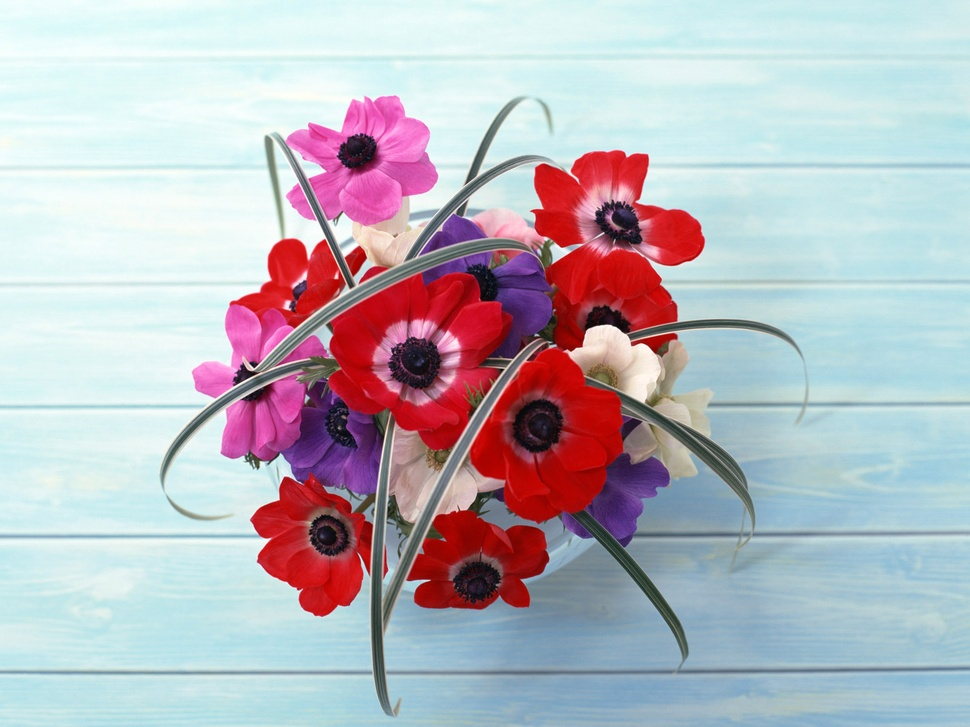
#> input picture Introduccion OpenCV/Imagenes/Flores_1.jpeg, 970 x 727 px, shrunk from 1600 x 1200 before the run, found by its file name
$ python segmentacion.py
#> lines starting #> are read from the running program, lines starting #| are printed output that depends on the picture; after the words box and inside, x2 and y2 are one past the last pixel; in counts of white or black regions, pixels touching at a corner belong together
import numpy as np
import cv2
# Abrir imagen
flores = cv2.imread(r"/home/lolguin/Desktop/OpenCV/Introduccion/Flores_1.jpeg",1)
#> flores is the input picture: shape (727, 970, 3); mean B, G, R 190.4, 182.4, 185.7

# Cambiar imagen a escala de grises
copia = cv2.cvtColor(flores,cv2.COLOR_BGR2GRAY)
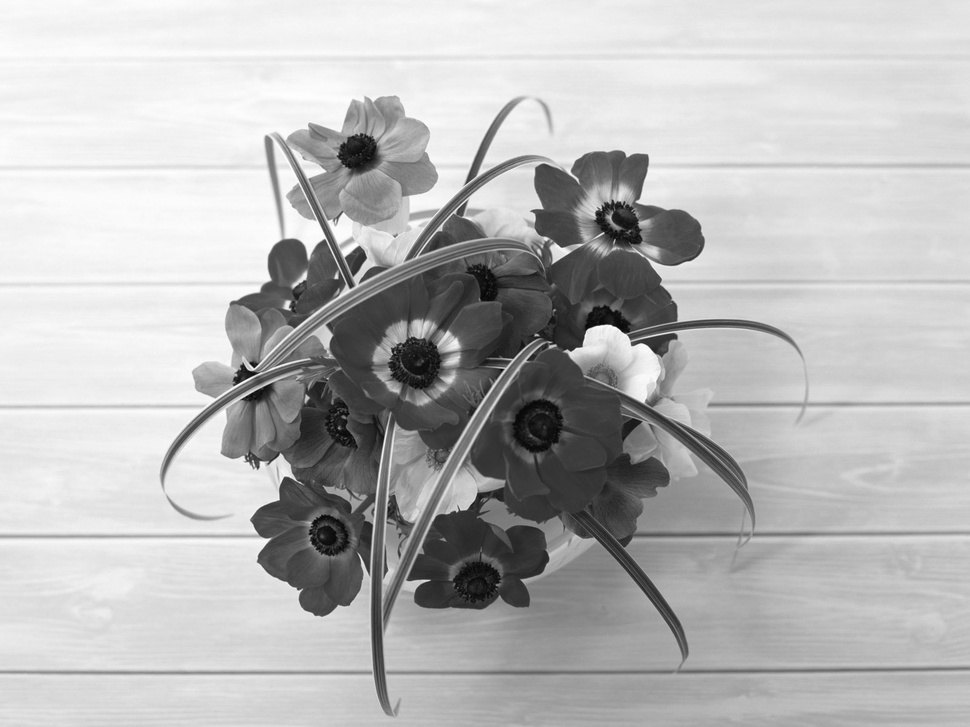
#> copia: shape (727, 970); min 2, max 255, mean 184.3

# Aplicacmos el proceso de umbralizacion
_,umbral = cv2.threshold(copia,200,255,cv2.THRESH_BINARY_INV)
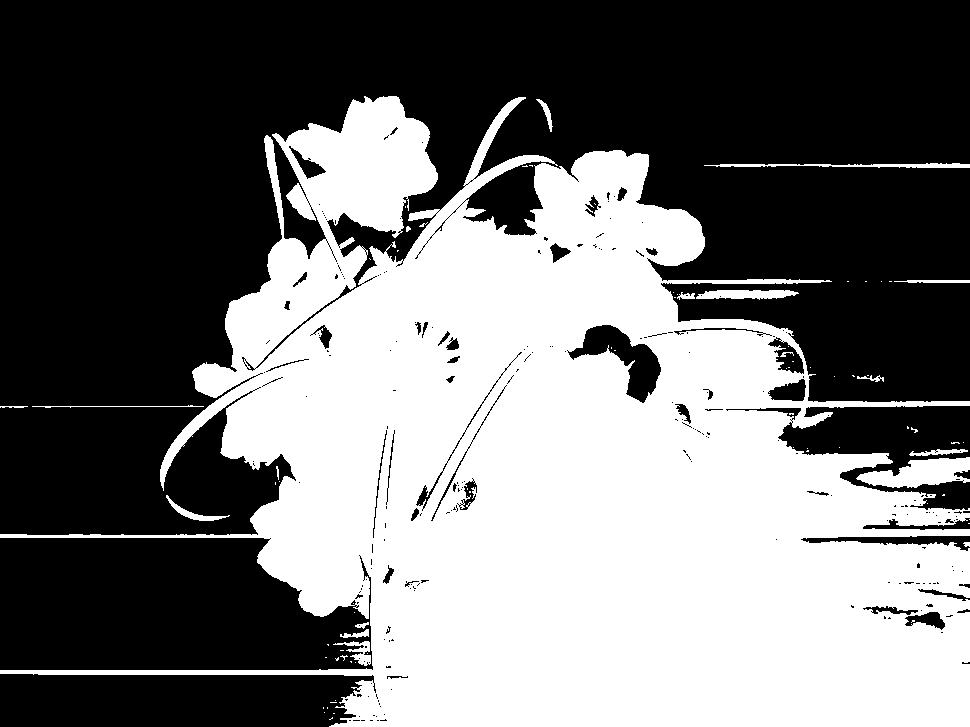
#> umbral: shape (727, 970); 44.8% white; 78 white regions (59 under 20 px), largest, box (x1, y1, x2, y2) and area: (0, 96, 970, 727) 310308, (856, 457, 970, 488) 2138, (696, 290, 799, 300) 754

# Segmentar la imagen con color
imagen_final = cv2.bitwise_and(flores, flores, mask = umbral)
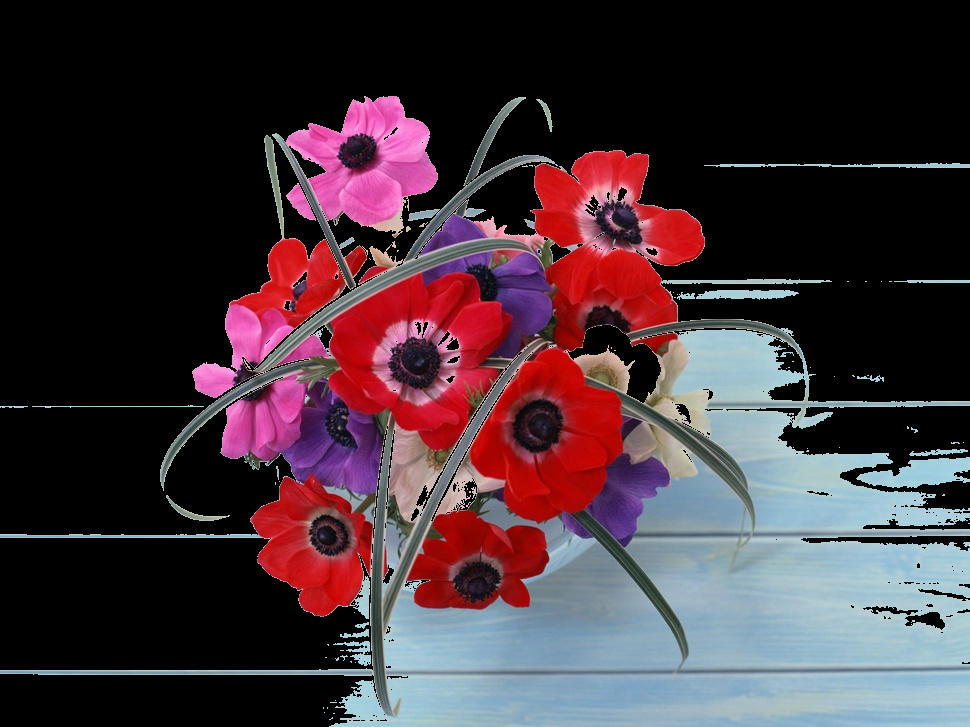
#> imagen_final: shape (727, 970, 3); mean B, G, R 59, 51.5, 68.2


# Mostrara la imagen
cv2.imshow("Flores color", flores)
cv2.imshow("Flores gris", copia)
cv2.imshow("Flores Blanco - Negro", umbral)
cv2.imshow("Flores separadas", imagen_final)

cv2.waitKey(0)
cv2.destroyAllWindows()

$ run again, with Introduccion OpenCV/Imagenes/Rosas.jpeg copied over Introduccion OpenCV/Imagenes/Flores_1.jpeg
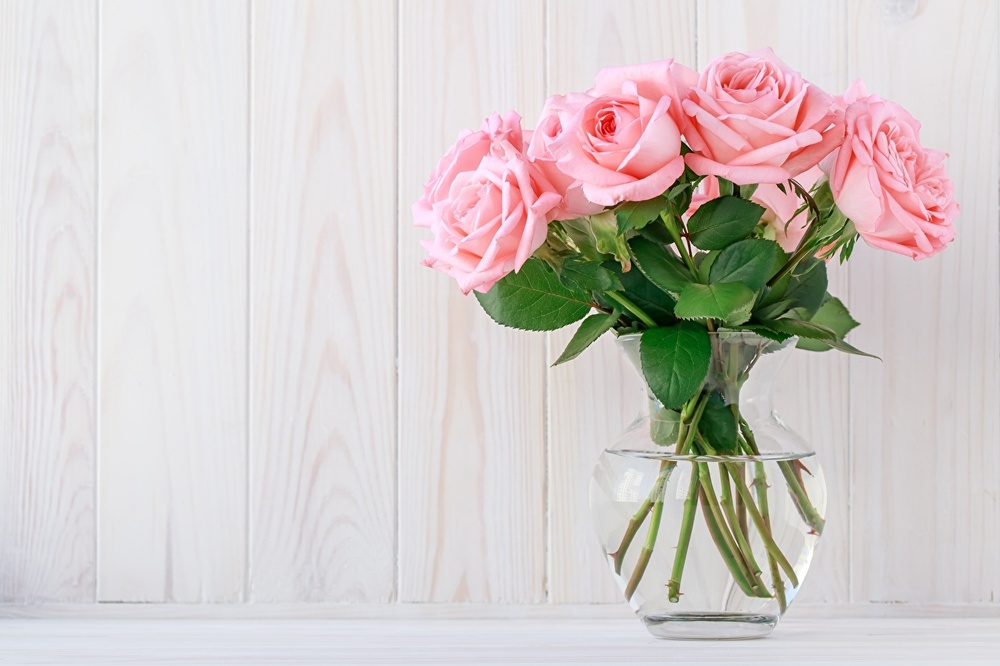
#> input picture Introduccion OpenCV/Imagenes/Rosas.jpeg, 1000 x 666 px, shrunk from 1280 x 853 before the run, found by its file name
#> flores is the input picture: shape (666, 1000, 3); mean B, G, R 201.4, 203.3, 210.4
#> `_,umbral = cv2.threshold(copia,200,255,cv2.THRESH_BINARY_INV)`:
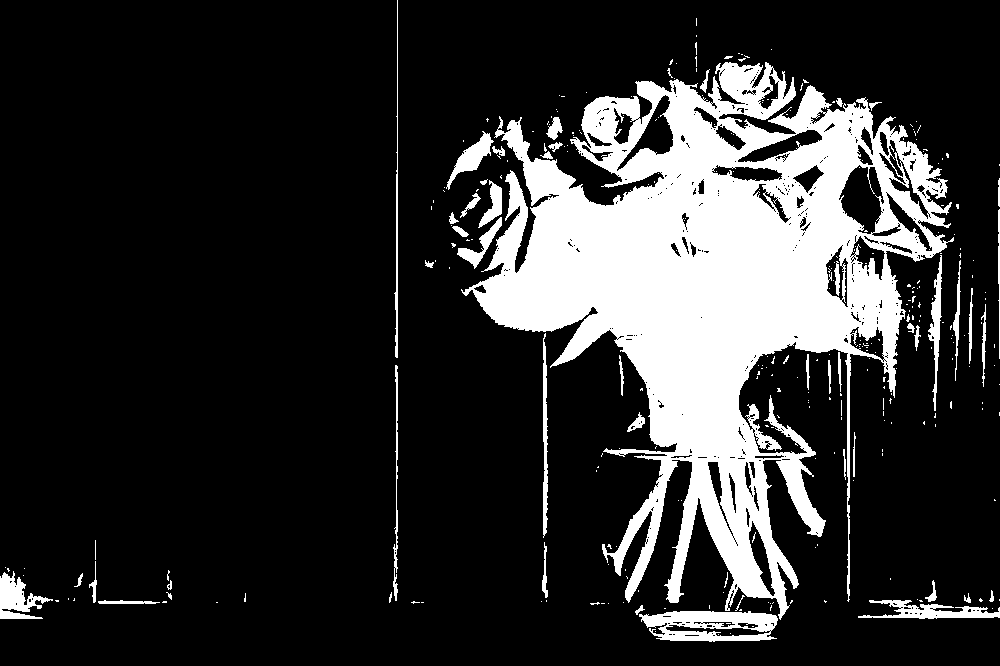
#> umbral: shape (666, 1000); 18.9% white; 315 white regions (262 under 20 px), largest, box (x1, y1, x2, y2) and area: (461, 62, 954, 620) 111621, (639, 611, 778, 642) 2807, (858, 600, 1000, 619) 1261
#> `imagen_final = cv2.bitwise_and(flores, flores, mask = umbral)`:
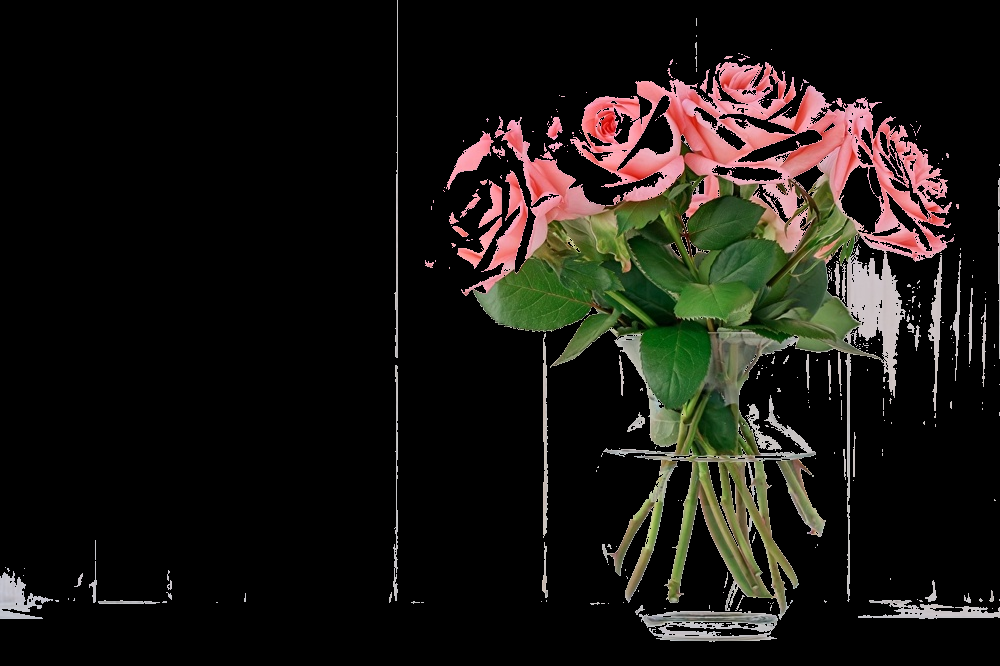
#> imagen_final: shape (666, 1000, 3); mean B, G, R 19.6, 24.1, 27
